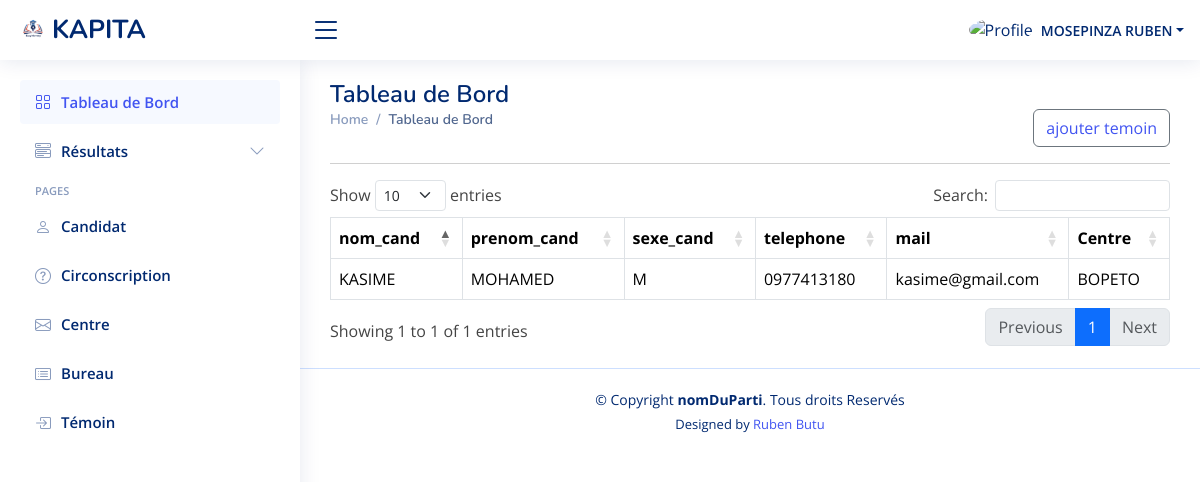
Page /admin/temoin.php (signed in) on the committed database.
### tables this page shows
CREATE TABLE IF NOT EXISTS `utilisateur` (
  `id_user` int(11) NOT NULL AUTO_INCREMENT,
  `nom_user` varchar(30) NOT NULL,
  `postnom` varchar(30) NOT NULL,
  `prenom` varchar(30) NOT NULL,
  `sexe` enum('F','M') NOT NULL,
  `adresse_user` varchar(50) NOT NULL,
  `telephone` varchar(15) NOT NULL,
  `mail` varchar(50) NOT NULL,
  `passeword` varchar(20) NOT NULL,
  `type` int(11) DEFAULT NULL,
  `id_centre` int(11) NOT NULL,
  PRIMARY KEY (`id_user`),
  KEY `fkcen` (`id_centre`)
);

CREATE TABLE IF NOT EXISTS `centre` (
  `id_centre` int(11) NOT NULL AUTO_INCREMENT,
  `libelle_centre` varchar(50) NOT NULL,
  `id_circ` int(11) NOT NULL,
  PRIMARY KEY (`id_centre`),
  KEY `fkcirc1` (`id_circ`)
);

### function.php (called while the page is built, shortened)
<?php
function utilisateur()
{
   $connect=new Connexion();
   $connexion=$connect->open();
   $requete=$connexion->prepare("select u.nom_user, u.prenom, circ.id_circ circonscription,ct.id_centre centre  from utilisateur u inner join centre ct on u.id_centre=ct.id_centre inner join circonscription circ on ct.id_circ=circ.id_circ where u.id_user=:id");
   $requete->execute([
      'id'=>intval($_SESSION['utilisateur'])
   ]);
   return $users=$requete->fetchAll();
}
function temoins()
{
   $connect=new Connexion();
   $connexion=$connect->open();
   $requete=$connexion->prepare("select u.nom_user, u.prenom,u.sexe,u.telephone,u.mail, circ.id_circ circonscription,ct.id_centre centre,ct.libelle_centre  from utilisateur u inner join centre ct on u.id_centre=ct.id_centre inner join circonscription circ on ct.id_circ=circ.id_circ where u.type=:id");
   $requete->execute([
      'id'=>0
   ]);
   return $users=$requete->fetchAll();
}

### admin/temoin.php (the view)
<?php require_once('partials/header.php');
if(isset($_SESSION['utilisateur']) && !empty($_SESSION['utilisateur'])){
    ?>
<main id="main" class="main">
<div class="pagetitle">
    <h1>Tableau de Bord</h1>
    <nav class="d-flex justify-content-between">
        <ol class="breadcrumb">
            <li class="breadcrumb-item"><a href="index.html">Home</a></li>
            <li class="breadcrumb-item active">Tableau de Bord</li>
        </ol>
        <div>
        <div class="btn btn-outline-secondary mt-0 text-white "><a href="addTemoin.php">ajouter temoin</a></div>
        </div>
    </nav>
    <hr>
</div>
        <section class="section dashboard">
            <div class="row">
            <?php
            $cand=temoins();
            ?>
                <div class="col-lg-12">
                <table   id="example6" class="table  table-bordered  table-hover w-100  text-muted" style="width:100%">
                <thead>
                    <tr>
                        <th>nom_cand</th>
                        <th>prenom_cand</th>
                        <th>sexe_cand</th>
                        <th>telephone</th>
                        <th>mail</th>
                        <th>Centre</th>
                    </tr>
                </thead>
                <tbody>
                    <?php foreach($cand as $c): ?>
                    <tr>
                        <td>  <?= $c['nom_user'] ?></td>
                        <td>  <?= $c['prenom'] ?></td>
                        <td>  <?= $c['sexe'] ?></td>
                        <td>  <?= $c['telephone'] ?></td>
                        <td>  <?= $c['mail'] ?></td>
                        <td>  <?= $c['libelle_centre'] ?></td>
                    </tr>
                    <?php endforeach  ?>
                </tbody>
            </table>
                </div>
            </div>
        </section>
    </main>
    <?php require_once('partials/footer.php'); ?>
    <?php }
else
header('Location:../form/login.php')
?>

### admin/partials/header.php (shortened to what this page needs)
<?php
include('../function.php');
?>
<!DOCTYPE html>
<html lang="en">
<head>
    <link rel="stylesheet" href="https://unpkg.com/@jarstone/dselect/dist/css/dselect.css">
  <link rel="stylesheet" href="https://cdnjs.cloudflare.com/ajax/libs/twitter-bootstrap/5.3.0/css/bootstrap.min.css">
    <link rel="stylesheet" href="https://cdn.datatables.net/1.13.7/css/dataTables.bootstrap5.min.css">
    <link href="../assets/vendor/bootstrap/css/bootstrap.min.css" rel="stylesheet">
    <link href="../assets/vendor/bootstrap-icons/bootstrap-icons.css" rel="stylesheet">
    <link href="../assets/vendor/boxicons/css/boxicons.min.css" rel="stylesheet">
    <link href="assets/vendor/simple-datatables/style.css" rel="stylesheet">
    <link href="../assets/css/style.css" rel="stylesheet">
</head>
<body>
    <header id="header" class="header fixed-top d-flex align-items-center">
        <div class="d-flex align-items-center justify-content-between">
            <a href="index.html" class="logo d-flex align-items-center">
                <img src="../assets/img/eazy.PNG" alt="">
                <span class="d-none d-lg-block">KAPITA</span>
            </a>
            <i class="bi bi-list toggle-sidebar-btn"></i>
        </div>
        <nav class="header-nav ms-auto">
            <ul class="d-flex align-items-center">
                <li class="nav-item dropdown pe-3">
                    <a class="nav-link nav-profile d-flex align-items-center pe-0" href="#" data-bs-toggle="dropdown">
                        <img src="users/<?= $_SESSION['image']?>" alt="Profile" class="rounded-circle">
                        <?php $user=utilisateur();
                        foreach($user as $us){
                            $name=$us['nom_user'];
                            $postnom=$us['prenom'];
                        }
                        ?>
                        <span class="d-none d-md-block dropdown-toggle ps-2"><?= $name."  ".$postnom ?></span>
                    </a>
                </li>
            </ul>
        </nav>
    </header>
    <aside id="sidebar" class="sidebar">
        <ul class="sidebar-nav" id="sidebar-nav">
            <li class="nav-item">
                <a class="nav-link " href="index.php">
                    <i class="bi bi-grid"></i>
                    <span>Tableau de Bord</span>
                </a>
            </li>
            <li class="nav-item">
                <a class="nav-link collapsed" data-bs-target="#components-nav" data-bs-toggle="collapse" href="#">
                    <i class="bi bi-menu-button-wide"></i><span>Résultats</span><i class="bi bi-chevron-down ms-auto"></i>
                </a>
            </li>
            <li class="nav-heading">Pages</li>
            <li class="nav-item">
                <a class="nav-link collapsed" href="candidat.php">
                    <i class="bi bi-person"></i>
                    <span>Candidat</span>
                </a>
            </li>
            <li class="nav-item">
                <a class="nav-link collapsed" href="circonscription">
                    <i class="bi bi-question-circle"></i>
                    <span>Circonscription</span>
                </a>
            </li>
            <li class="nav-item">
                <a class="nav-link collapsed" href="centre.php">
                    <i class="bi bi-envelope"></i>
                    <span>Centre</span>
                </a>
            </li>
            <li class="nav-item">
                <a class="nav-link collapsed" href="bureau.php">
                    <i class="bi bi-card-list"></i>
                    <span>Bureau</span>
                </a>
            </li>
            <li class="nav-item">
                <a class="nav-link collapsed" href="temoin.php">
                    <i class="bi bi-box-arrow-in-right"></i>
                    <span>Témoin</span>
                </a>
            </li>
        </ul>
    </aside>

### assets/css/style.css (style rules this page uses)
:root { scroll-behavior: smooth; }
body { font-family: "Open Sans", sans-serif; color: #444444; }
a { color: #4154f1; text-decoration: none; }
h1, h2, h3, h4, h5, h6 { font-family: "Nunito", sans-serif; }
#main { margin-top: 60px; padding: 20px 30px; transition: all 0.3s; }
.pagetitle { margin-bottom: 10px; }
.pagetitle h1 { font-size: 24px; margin-bottom: 0; font-weight: 600; color: #012970; }
.breadcrumb { font-size: 14px; font-family: "Nunito", sans-serif; color: #899bbd; font-weight: 600; }
.breadcrumb a { color: #899bbd; transition: 0.3s; }
.breadcrumb .breadcrumb-item::before { color: #899bbd; }
.breadcrumb .active { color: #51678f; font-weight: 600; }
.logo { line-height: 1; }
@media (min-width: 1200px) { .logo { width: 280px; } }
.logo img { max-height: 26px; margin-right: 6px; }
.logo span { font-size: 26px; font-weight: 700; color: #012970; font-family: "Nunito", sans-serif; }
.header { transition: all 0.5s; z-index: 997; height: 60px; box-shadow: 0px 2px 20px rgba(1, 41, 112, 0.1); background-color: #fff; padding-left: 20px; }
.header .toggle-sidebar-btn { font-size: 32px; padding-left: 10px; cursor: pointer; color: #012970; }
.header-nav ul { list-style: none; }
.header-nav>ul { margin: 0; padding: 0; }
.header-nav .nav-profile { color: #012970; }
.header-nav .nav-profile img { max-height: 36px; }
.header-nav .nav-profile span { font-size: 14px; font-weight: 600; }
.sidebar { position: fixed; top: 60px; left: 0; bottom: 0; width: 300px; z-index: 996; transition: all 0.3s; padding: 20px; overflow-y: auto; scrollbar-width: thin; scrollbar-color: #aab7cf transparent; box-shadow: 0px 0px 20px rgba(1, 41, 112, 0.1); background-color: #fff; }
@media (min-width: 1200px) { #main, #footer { margin-left: 300px; } }
.sidebar-nav { padding: 0; margin: 0; list-style: none; }
.sidebar-nav li { padding: 0; margin: 0; list-style: none; }
.sidebar-nav .nav-item { margin-bottom: 5px; }
.sidebar-nav .nav-heading { font-size: 11px; text-transform: uppercase; color: #899bbd; font-weight: 600; margin: 10px 0 5px 15px; }
.sidebar-nav .nav-link { display: flex; align-items: center; font-size: 15px; font-weight: 600; color: #4154f1; transition: 0.3s; background: #f6f9ff; padding: 10px 15px; border-radius: 4px; }
.sidebar-nav .nav-link i { font-size: 16px; margin-right: 10px; color: #4154f1; }
.sidebar-nav .nav-link.collapsed { color: #012970; background: #fff; }
.sidebar-nav .nav-link.collapsed i { color: #899bbd; }
.sidebar-nav .nav-link .bi-chevron-down { margin-right: 0; transition: transform 0.2s ease-in-out; }

### rows in the picture
utilisateur: nom_user "MOSEPINZA", prenom "RUBEN"
utilisateur: nom_user "KASIME", prenom "MOHAMED", sexe "M", telephone "0977413180", mail "kasime@gmail.com", id_centre.libelle_centre "BOPETO"
